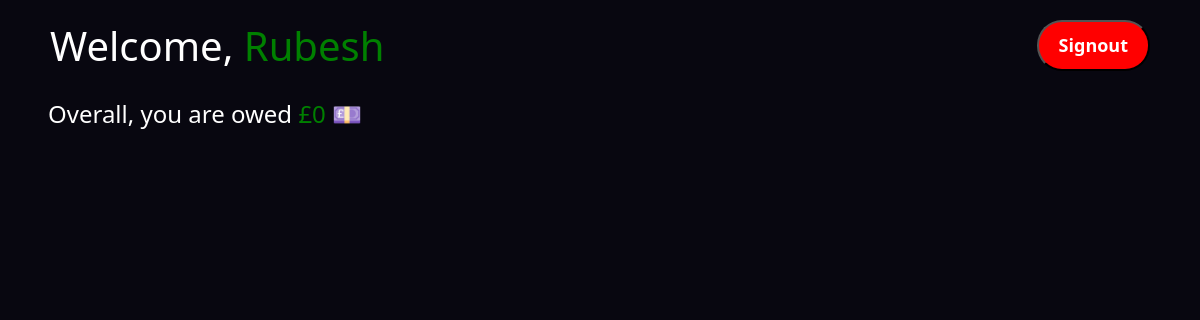
Before: /split/ (signed in) with the older database file.
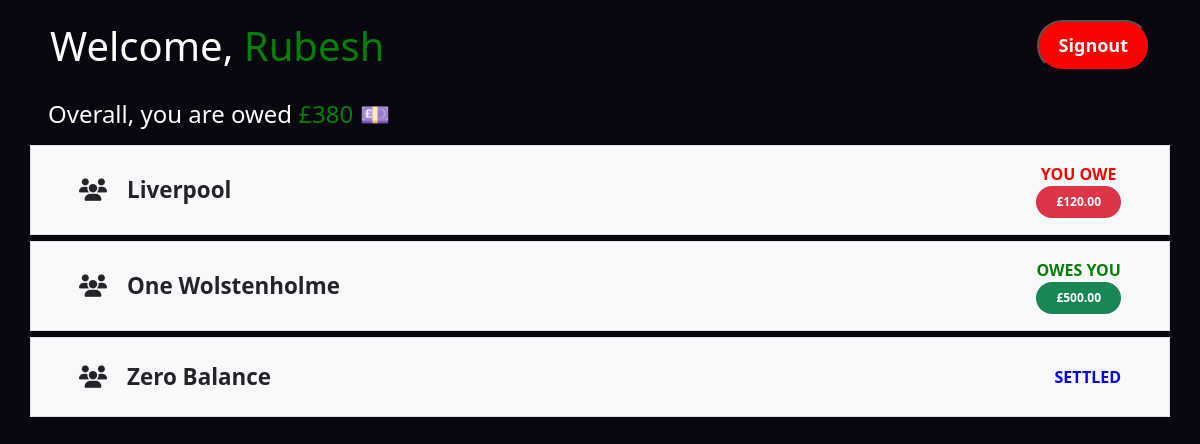
After: the same page with the newer database file.
### users/models.py (models this page shows)
class CustomUser(AbstractUser):
    email = models.EmailField(max_length=100, unique=True)
    USERNAME_FIELD = 'email'
    REQUIRED_FIELDS = ['username']

### split/models.py (models this page shows, shortened)
class GroupBalance(models.Model):
    user = models.ForeignKey(
        CustomUser, on_delete=models.CASCADE, related_name="groupbalances")
    balance = models.DecimalField(max_digits=10, decimal_places=2)
    group = models.ForeignKey(Group, on_delete=models.CASCADE)
    modified = models.DateTimeField(auto_now=True)
    class Meta:
        unique_together = ('user', 'group')
        verbose_name = ("Group Balance")

class Group(models.Model):
    name = models.CharField(max_length=50)
    members = models.ManyToManyField(CustomUser, related_name="enrolledgroups")
    created_by = models.ForeignKey(
        CustomUser, on_delete=models.SET_NULL, null=True, related_name="created_groups")
    created_at = models.DateTimeField(auto_now_add=True)
    modified = models.DateTimeField(auto_now=True)
    slug = models.SlugField(default="", unique=True, db_index=True, null=False)
    def get_absolute_url(self):
        return reverse("single-group", kwargs={"slug": self.slug})

### split/views.py (the view)
# urls.py: path("", views.home, name="home"),
@login_required
def home(request):
    user = request.user
    groupBalances = GroupBalance.objects.filter(user=user)
    total = groupBalances.aggregate(total=Sum('balance'))['total'] or 0
    return render(request, "split/index.html",
                  {"username": user.username, "amount": total, "groupBalances": groupBalances})

### split/templatetags/filter_extra.py (called while the page is built)
@register.filter(name="abs")
def absolute(value):
    return abs(value)

### split/templates/split/index.html (shortened to what this page needs)
{% extends "base.html" %}
{% load static %}
{% load filter_extra %}
{% block css %}
<link rel="stylesheet" href="{% static "split/index.css" %}">
{% endblock css %}
{% block content %}
<div class="d-flex justify-content-between align-items-center fixed-top">
    <h1>Welcome, <span>{{username|title}}</span></h1>
    <a href="{% url "signout" %}" style="margin-left:8px">
        <button style="background-color:red;color:white">Signout</button>
    </a>
</div>
<div class="overall px-5">
    {% if amount < 0 %}
    <h4 class='mt-5'> Overall, you owe <span style="color:red;">£{{amount|abs}}</span> 💷</h4>
    {% else %}
    <h4 class='mt-5'> Overall, you are owed <span>£{{amount}}</span> 💷</h4>
    {% endif %}
</div>
<ul class="list-group">
    {% for GroupBalance in groupBalances %}
    <a href="{{GroupBalance.group.get_absolute_url}}">
        <li class="list-group-item d-flex justify-content-between px-5 py-3">
            <div class="first d-flex align-items-center">
                <i class="fa-solid fa-users"></i>
                {{GroupBalance.group.name}}
            </div>
            {% if GroupBalance.balance == 0 %}
            <div class="second d-flex align-items-end flex-column">
                <div class="text-center m-auto" style="width: 100%;font-weight:bold;color:blue">
                    SETTLED
                </div>
            </div>
            {% elif GroupBalance.balance < 0 %}
            <div class="second d-flex align-items-end flex-column">
                <div class="text-center m-auto" style="width: 100%;font-weight:bold;color:red">
                    YOU OWE
                </div>
                <span class="badge rounded-pill text-bg-danger">£{{GroupBalance.balance|abs}}</span>
            </div>
            {% else %}
            <div class="second d-flex align-items-end flex-column">
                <div class="text-center m-auto" style="width: 100%;font-weight:bold;color:green">
                    OWES YOU
                </div>
                <span class="badge rounded-pill text-bg-success">£{{GroupBalance.balance}}</span>
            </div>
            {% endif %}
        </li>
    </a>
    {% endfor %}
</ul>
{% endblock content %}

### templates/base.html (shortened to what this page needs)
{% load static %}
<!DOCTYPE html>
<html lang="en">
<head>
    <link href="https://cdn.jsdelivr.net/npm/bootstrap@5.3.3/dist/css/bootstrap.min.css" rel="stylesheet"
>
    <link rel="stylesheet" href="https://cdnjs.cloudflare.com/ajax/libs/font-awesome/6.3.0/css/all.min.css">
    <link rel="stylesheet" href="{% static "global.css" %}">
    {% block css %}{% endblock css %}
</head>
<body>
    {% block content %}{% endblock content %}
</body>
</html>

### static/global.css (style rules this page uses)
*, *:before, *:after { box-sizing: border-box; }
body { background-color: #080710 !important; }
a { all: unset; }

### split/static/split/index.css (style rules this page uses)
.fixed-top { background-color: #080710 !important; padding: 20px 50px; max-height: 100px; }
.overall { margin-top: 100px; }
h1, h4 { color: white; }
h1 { height: 100%; margin-bottom: 0; }
h1>span, h4>span { color: green; }
button { height: 100%; background-color: #ffffff; color: #080710; padding: 10px 20px; font-size: 18px; font-weight: 600; border-radius: 25px; cursor: pointer; }
.list-group { padding: 5px 30px; }
.list-group-item { min-height: 80px; background-color: #f8f9fa; margin: 3px 0px; }
.first { font-weight: bold; font-size: 1.4rem; }
.first i { margin-right: 20px; }
.second>span { padding: 10px 20px; }

Changed rows visible on the page:
added GroupBalance: group.name "Liverpool", balance|abs "120.00"
added GroupBalance: group.name "One Wolstenholme", balance "500.00"
added GroupBalance: group.name "Zero Balance", balance "SETTLED"
Other visible differences:
{{ amount }}: "0" → "380"
